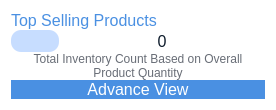
                 <widget class="QFrame" name="horizontalFrame_7">
                  <property name="styleSheet">
                   <string notr="true">background-color: rgb(255, 255, 255);
border-radius: 20px;</string>
                  </property>
                  <layout class="QHBoxLayout" name="horizontalLayout_25">
                   <item>
                    <layout class="QHBoxLayout" name="horizontalLayout_39">
                     <item>
                      <layout class="QVBoxLayout" name="verticalLayout_15">
                       <property name="spacing">
                        <number>0</number>
                       </property>
                       <item>
                        <widget class="QLabel" name="label_35">
                         <property name="sizePolicy">
                          <sizepolicy hsizetype="Preferred" vsizetype="Fixed">
                           <horstretch>0</horstretch>
                           <verstretch>0</verstretch>
                          </sizepolicy>
                         </property>
                         <property name="font">
                          <font>
                           <pointsize>12</pointsize>
                          </font>
                         </property>
                         <property name="styleSheet">
                          <string notr="true">color: rgb(74, 144, 226);</string>
                         </property>
                         <property name="text">
                          <string>Top Selling Products</string>
                         </property>
                        </widget>
                       </item>
                       <item>
                        <layout class="QGridLayout" name="gridLayout_12">
                         <item row="0" column="0">
                          <widget class="QLabel" name="label_41">
                           <property name="sizePolicy">
                            <sizepolicy hsizetype="Preferred" vsizetype="Fixed">
                             <horstretch>0</horstretch>
                             <verstretch>0</verstretch>
                            </sizepolicy>
                           </property>
                           <property name="maximumSize">
                            <size>
                             <width>48</width>
                             <height>48</height>
                            </size>
                           </property>
                           <property name="styleSheet">
                            <string notr="true">background-color: rgb(199, 221, 255);
padding: 4px;
border-radius: 10px;</string>
                           </property>
                           <property name="text">
                            <string/>
                           </property>
                           <property name="pixmap">
                            <pixmap resource="resources.qrc">:/resources/product-icons/top-products.svg</pixmap>
                           </property>
                           <property name="scaledContents">
                            <bool>true</bool>
                           </property>
                          </widget>
                         </item>
                         <item row="0" column="1">
                          <widget class="QLabel" name="Top_Selling_No_Products_Sales">
                           <property name="font">
                            <font>
                             <pointsize>12</pointsize>
                            </font>
                           </property>
                           <property name="styleSheet">
                            <string notr="true">color: rgb(14, 28, 44);</string>
                           </property>
                           <property name="text">
                            <string>0</string>
                           </property>
                           <property name="alignment">
                            <set>Qt::AlignmentFlag::AlignCenter</set>
                           </property>
                          </widget>
                         </item>
                        </layout>
                       </item>
                       <item>
                        <widget class="QLabel" name="label_36">
                         <property name="sizePolicy">
                          <sizepolicy hsizetype="Preferred" vsizetype="Fixed">
                           <horstretch>0</horstretch>
                           <verstretch>0</verstretch>
                          </sizepolicy>
                         </property>
                         <property name="styleSheet">
                          <string notr="true">color: rgb(104, 109, 118);</string>
                         </property>
                         <property name="text">
                          <string>Total Inventory Count Based on Overall Product Quantity</string>
                         </property>
                         <property name="alignment">
                          <set>Qt::AlignmentFlag::AlignCenter</set>
                         </property>
                         <property name="wordWrap">
                          <bool>true</bool>
                         </property>
                        </widget>
                       </item>
                       <item>
                        <widget class="QPushButton" name="pushButton_15">
                         <property name="maximumSize">
                          <size>
                           <width>16777215</width>
                           <height>40</height>
                          </size>
                         </property>
                         <property name="font">
                          <font>
                           <pointsize>12</pointsize>
                          </font>
                         </property>
                         <property name="styleSheet">
                          <string notr="true">QPushButton{
background: #4A90E2;
color: rgb(255, 255, 255);
border:none;
border-radius: 10px;
}
QPushButton:hover{
	background-color: rgb(61, 120, 188);
}</string>
                         </property>
                         <property name="text">
                          <string>Advance View</string>
                         </property>
                         <property name="icon">
                          <iconset>
                           <normalon>:/resources/product-icons/advance_view.svg</normalon>
                          </iconset>
                         </property>
                         <property name="iconSize">
                          <size>
                           <width>28</width>
                           <height>28</height>
                          </size>
                         </property>
                        </widget>
                       </item>
                      </layout>
                     </item>
                    </layout>
                   </item>
                  </layout>
                 </widget>
